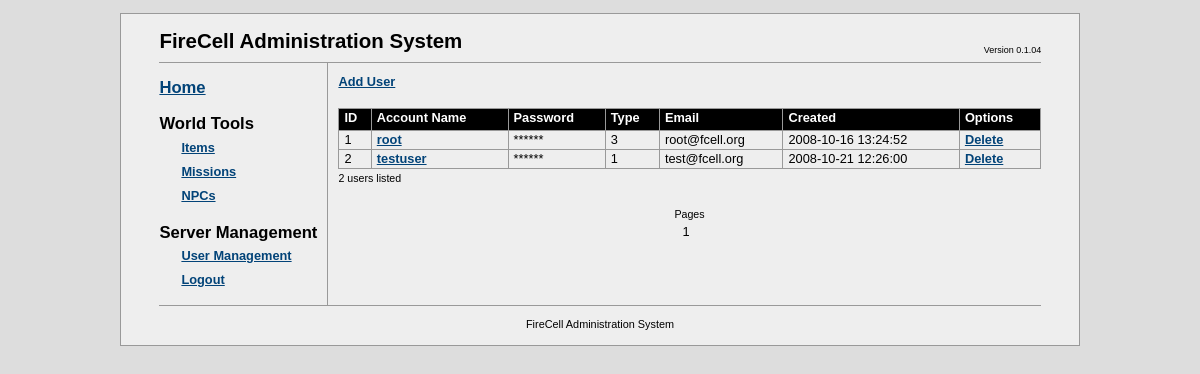
/fcadmin/?a=users (signed in), run on the app's committed database.
### tables this page shows
CREATE TABLE `fc_accounts` (
  `account_id` bigint(20) unsigned NOT NULL AUTO_INCREMENT,
  `acc_name` varchar(64) NOT NULL COMMENT 'account name',
  `acc_password` varchar(64) NOT NULL COMMENT 'account password',
  `created` timestamp NOT NULL DEFAULT CURRENT_TIMESTAMP ON UPDATE CURRENT_TIMESTAMP COMMENT 'datetime of account creation',
  `acc_type` smallint(5) unsigned NOT NULL DEFAULT '0' COMMENT 'type of account (see fc_accounttypes)',
  `email` varchar(64) NOT NULL,
  PRIMARY KEY (`account_id`)
);

### fcadmin/db/mysqldb.php (called while the page is built, shortened)
<?php
class MySQLDB
{
	private $link = NULL;
	public function Connect($server, $dbname, $user, $password)
	{
		$result = false;
		$this->link = mysql_pconnect($server, $user, $password);
		if ( $this->link != NULL )
		{
			$result = true;
		}
		return $result;
	}
	public function Execute($query)
	{
		$result = NULL;
		if ( $this->link != NULL )
		{
			$result = mysql_query($query, $this->link);
		}
		return $result;
	}
}
?>

### fcadmin/apps/usermanager.php (the view, shortened to what this page needs)
<?php
class UserManagerApp implements IFCAdminApp
{
  private $userAction = NULL;
  private $itemsPerPage = 50;
  private $db = NULL;
  private $currentPage = 0;
  private $numUsers = 0;
  private $numPagesAvailable = 0;
  private $userData = NULL;
  private $query_NumUsers = "SELECT count(*) as c FROM fc_accounts";
  private $query_GetUsers = "SELECT * FROM fc_accounts";
  public function __construct($itemsPerPage = 50)
  {
    $this->itemsPerPage = $itemsPerPage;
  }
  public function init($db)
  {
    $this->db = $db;
    $this->userAction = $_GET["u"];
    if ( $this->userAction == NULL )
    {
      $this->currentPage = $_GET["page"];
      if ( $this->currentPage == NULL )
        $this->currentPage = 0;
      $this->numUsers = $this->GetNumUsers();
      $this->numPagesAvailable = ceil($this->numUsers / $this->itemsPerPage);
      $this->userData = $this->GetUsers();
    }
    return true;
  }
  public function render()
  {
    if ( $this->userAction == NULL )
    {
      $startIndex = $this->currentPage * $this->itemsPerPage;
      $this->render_options();
      $this->render_table($startIndex);
      $this->render_pages();
    }
  }
  private function render_options()
  {
    echo "<a href=\"?a=users&u=-1\">Add User</a>";
    echo "<br/><br/>";
  }
  private function render_table($startIndex)
  {
    echo "<table class=\"tableUsers\" cellspacing=\"0\">";
    echo "<tr><th>ID</th><th>Account Name</th><th>Password</th><th>Type</th><th>Email</th><th>Created</th><th>Options</th>";
    for ( $i = $startIndex; $i < $this->numUsers; $i++ )
    {
      $user = $this->userData[$i];
      echo "<tr>\n<td>".$user->account_id."</td>";
      echo "<td><a href=\"?a=users&u=".$user->account_id."\">".$user->account_name."</a></td>";
      echo "<td>******</td>";
      echo "<td>".$user->account_type."</td>";
      echo "<td>".$user->account_email."</td>";
      echo "<td>".$user->account_created."</td>";
      echo "<td><a href=\"actions/deluser.php?aid=".$user->account_id."\">Delete</a>";
      echo "</tr>";
    }
    echo "</table>";
    echo "<small>".($i-$startIndex)." users listed</small><br/><br/>";
  }
  private function render_pages()
  {
    echo "<center><small>Pages</small><br/>";
    for ( $i = 0; $i < $this->numPagesAvailable; $i++ )
    {
      echo ($i+1);
    }
    echo "</center>";
  }
  private function GetNumUsers()
  {
    $resValue = 0;
    $result = $this->db->Execute( $this->query_NumUsers );
    if ( $result != NULL )
    {
      if ( $line = mysql_fetch_array($result, MYSQL_ASSOC) )
      {
        $resValue = $line["c"];
      }
    }
    return $resValue;
  }
  private function GetUsers()
  {
    $userData = Array();
    $result = $this->db->Execute( $this->query_GetUsers );
    if ( $result != NULL )
    {
      while ( $line = mysql_fetch_array($result, MYSQL_ASSOC) )
      {
        $user = new User();
        $user->account_id = $line["account_id"];
        $user->account_name = $line["acc_name"];
        $user->account_password = $line["acc_password"];
        $user->account_created = $line["created"];
        $user->account_type = $line["acc_type"];
        $user->account_email = $line["email"];
        array_push( $userData, $user );
      }
    }
    return $userData;
  }
}
?>

### fcadmin/css/fcadmin.css (style rules this page uses)
* { margin: 0; padding: 0; }
html { background: #ddd; }
a { color: #024378; font-weight: bold; text-decoration: underline; }
.tableUsers { width: 100%; border-right: solid 1px #999; }
.tableUsers th { background-color: black; color: white; border-bottom: solid 1px #999; border-top: solid 1px #999; border-left: solid 1px #999; padding-bottom: 3px; padding-left: 5px; padding-right: 5px; text-align: left; }
.tableUsers td { padding-left: 5px; padding-right: 5px; text-align: left; border-left: solid 1px #999; border-bottom: solid 1px #999; }

### data on the page
fc_accounts: account_id "1", acc_name "root", acc_type "3", email "root@fcell.org", created "2008-10-16 13:24:52"
fc_accounts: account_id "2", acc_name "testuser", acc_type "1", email "test@fcell.org", created "2008-10-21 12:26:00"

### other printed values
$i-$startIndex "2"
